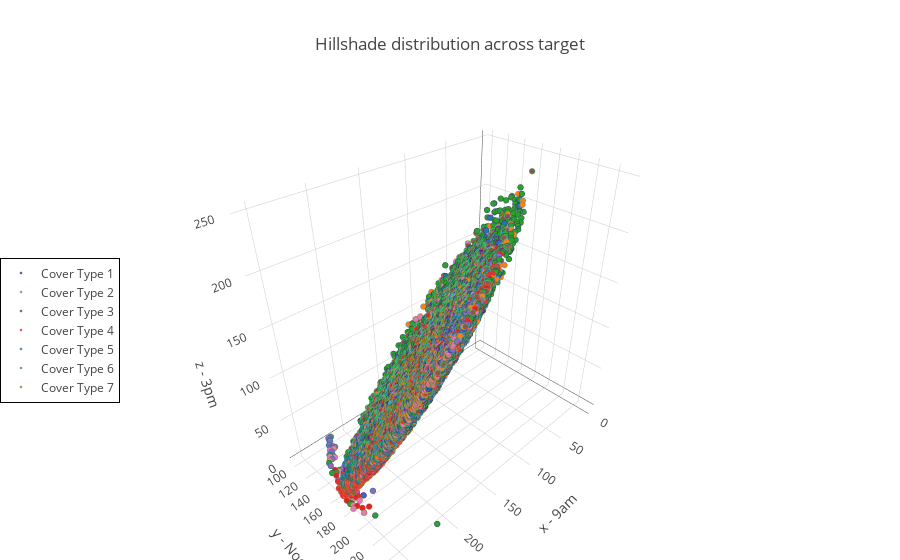

Notebook code for this chart:
### Markdown cell above
### Hillshade

### Code cell
plotly_data = []

cover_types = range(1, 8)
colors = ["purple", "#3498db", "#34495e", "#e74c3c", "teal", "#2ecc71", "olive"]

for cover_type, color in zip(cover_types, colors):
    temp = train[train["Cover_Type"] == cover_type]
    trace = go.Scatter3d(
        x=temp["Hillshade_9am"],
        y=temp["Hillshade_Noon"],
        z=temp["Hillshade_3pm"],
        mode='markers',
        name = f"Cover Type {cover_type}",
        marker=dict(
            size=2,
            line=dict(
                color=color,
                width=0.5
            ),
            opacity=1
        )
    )
    plotly_data.append(trace)

layout = go.Layout(
    margin=dict(l=0, r=0, b=0),
    title="Hillshade distribution across target",
    scene=go.Scene(
        xaxis=go.XAxis(title='x - 9am'),
        yaxis=go.YAxis(title='y - Noon'),
        zaxis=go.ZAxis(title='z - 3pm')
    ),
    legend=dict(
        x=0,
        y=0.5,
        bordercolor='#000',
        borderwidth=1
    )
)
fig = go.Figure(data=plotly_data, layout=layout)
iplot(fig)

### Figure 1 — Plotly figure (JSON) as saved in the notebook; plotly's stock layout.template omitted (floating-point values rounded to 4 significant figures; data arrays with more than 128 entries replaced by an {"elided": "..."} marker saying what was removed)
{"data": [{"marker": {"line": {"color": "purple", "width": 0.5}, "opacity": 1, "size": 2}, "mode": "markers", "name": "Cover Type 1", "type": "scatter3d", "x": {"elided": "2160 int values"}, "y": {"elided": "2160 int values"}, "z": {"elided": "2160 int values"}}, {"marker": {"line": {"color": "#3498db", "width": 0.5}, "opacity": 1, "size": 2}, "mode": "markers", "name": "Cover Type 2", "type": "scatter3d", "x": {"elided": "2160 int values"}, "y": {"elided": "2160 int values"}, "z": {"elided": "2160 int values"}}, {"marker": {"line": {"color": "#34495e", "width": 0.5}, "opacity": 1, "size": 2}, "mode": "markers", "name": "Cover Type 3", "type": "scatter3d", "x": {"elided": "2160 int values"}, "y": {"elided": "2160 int values"}, "z": {"elided": "2160 int values"}}, {"marker": {"line": {"color": "#e74c3c", "width": 0.5}, "opacity": 1, "size": 2}, "mode": "markers", "name": "Cover Type 4", "type": "scatter3d", "x": {"elided": "2160 int values"}, "y": {"elided": "2160 int values"}, "z": {"elided": "2160 int values"}}, {"marker": {"line": {"color": "teal", "width": 0.5}, "opacity": 1, "size": 2}, "mode": "markers", "name": "Cover Type 5", "type": "scatter3d", "x": {"elided": "2160 int values"}, "y": {"elided": "2160 int values"}, "z": {"elided": "2160 int values"}}, {"marker": {"line": {"color": "#2ecc71", "width": 0.5}, "opacity": 1, "size": 2}, "mode": "markers", "name": "Cover Type 6", "type": "scatter3d", "x": {"elided": "2160 int values"}, "y": {"elided": "2160 int values"}, "z": {"elided": "2160 int values"}}, {"marker": {"line": {"color": "olive", "width": 0.5}, "opacity": 1, "size": 2}, "mode": "markers", "name": "Cover Type 7", "type": "scatter3d", "x": {"elided": "2160 int values"}, "y": {"elided": "2160 int values"}, "z": {"elided": "2160 int values"}}], "layout": {"legend": {"bordercolor": "#000", "borderwidth": 1, "x": 0, "y": 0.5}, "margin": {"b": 0, "l": 0, "r": 0}, "scene": {"xaxis": {"title": "x - 9am"}, "yaxis": {"title": "y - Noon"}, "zaxis": {"title": "z - 3pm"}}, "title": "Hillshade distribution across target"}}
